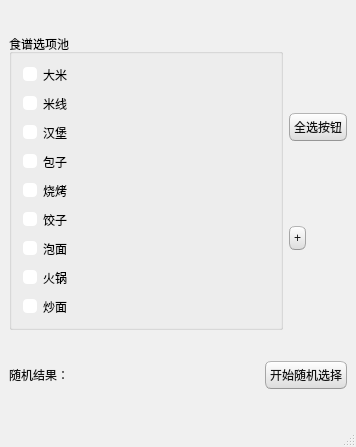
<?xml version="1.0" encoding="UTF-8"?>
<ui version="4.0">
 <class>MainWindow</class>
 <widget class="QMainWindow" name="MainWindow">
  <property name="geometry">
   <rect>
    <x>0</x>
    <y>0</y>
    <width>356</width>
    <height>447</height>
   </rect>
  </property>
  <property name="windowTitle">
   <string>三餐随机小工具</string>
  </property>
  <property name="styleSheet">
   <string notr="true">QMainWindow {
	background-color:#f0f0f0;
}
QCheckBox {
	padding:2px;
}
QCheckBox:hover {
	border:1px solid rgb(255,150,60);
	border-radius:4px;
	padding: 1px;
	background-color:qlineargradient(spread:pad, x1:0.5, y1:1, x2:0.5, y2:0, stop:0 rgba(190, 90, 50, 50), stop:1 rgba(250, 130, 40, 50));
}
QCheckBox::indicator:checked {
	border:1px solid rgb(246, 134, 86);
	border-radius:4px;
  	background-color:rgb(246, 134, 86)
}
QCheckBox::indicator:unchecked {
	border-width:1px solid rgb(246, 134, 86);
	border-radius:4px;
  	background-color:rgb(255,255,255);
}
QColorDialog {
	background-color:#f0f0f0;
}
QComboBox {
	color:rgb(81,72,65);
	background: #ffffff;
}
QComboBox:editable {
	selection-color:rgb(81,72,65);
	selection-background-color: #ffffff;
}
QComboBox QAbstractItemView {
	selection-color: #ffffff;
	selection-background-color: rgb(246, 134, 86);
}
QComboBox:!editable:on, QComboBox::drop-down:editable:on {
	color:  #1e1d23;	
}
QDateTimeEdit, QDateEdit, QDoubleSpinBox, QFontComboBox {
	color:rgb(81,72,65);
	background-color: #ffffff;
}

QDialog {
	background-color:#f0f0f0;
}

QLabel,QLineEdit {
	color:rgb(17,17,17);
}
QLineEdit {
	background-color:rgb(255,255,255);
	selection-background-color:rgb(236,116,64);
}
QMenuBar {
	color:rgb(223,219,210);
	background-color:rgb(65,64,59);
}
QMenuBar::item {
	padding-top:4px;
	padding-left:4px;
	padding-right:4px;
	color:rgb(223,219,210);
	background-color:rgb(65,64,59);
}
QMenuBar::item:selected {
	color:rgb(255,255,255);
	padding-top:2px;
	padding-left:2px;
	padding-right:2px;
	border-top-width:2px;
	border-left-width:2px;
	border-right-width:2px;
	border-top-right-radius:4px;
	border-top-left-radius:4px;
	border-style:solid;
	background-color:rgb(65,64,59);
	border-top-color: rgb(47,47,44);
	border-right-color: qlineargradient(spread:pad, x1:0, y1:1, x2:1, y2:0, stop:0 rgba(90, 87, 78, 255), stop:1 rgba(47,47,44, 255));
	border-left-color:  qlineargradient(spread:pad, x1:1, y1:0, x2:0, y2:0, stop:0 rgba(90, 87, 78, 255), stop:1 rgba(47,47,44, 255));
}
QMenu {
	color:rgb(223,219,210);
	background-color:rgb(65,64,59);
}
QMenu::item {
	color:rgb(223,219,210);
	padding:4px 10px 4px 20px;
}
QMenu::item:selected {
	color:rgb(255,255,255);
	background-color: qlineargradient(spread:pad, x1:0.5, y1:1, x2:0.5, y2:0, stop:0 rgba(225, 108, 54, 255), stop:1 rgba(246, 134, 86, 255));
	border-style:solid;
	border-width:3px;
	padding:4px 7px 4px 17px;
	border-bottom-color:qlineargradient(spread:pad, x1:0.5, y1:1, x2:0.5, y2:0, stop:0 rgba(175,85,48,255), stop:1 rgba(236,114,67, 255));
	border-top-color:qlineargradient(spread:pad, x1:0.5, y1:1, x2:0.5, y2:0, stop:0 rgba(253,156,113,255), stop:1 rgba(205,90,46, 255));
	border-right-color:qlineargradient(spread:pad, x1:0, y1:0.5, x2:1, y2:0.5, stop:0 rgba(253,156,113,255), stop:1 rgba(205,90,46, 255));
	border-left-color:qlineargradient(spread:pad, x1:1, y1:0.5, x2:0, y2:0.5, stop:0 rgba(253,156,113,255), stop:1 rgba(205,90,46, 255));
}
QPlainTextEdit {
	border: 1px solid transparent;
	color:rgb(17,17,17);
	selection-background-color:rgb(236,116,64);
    background-color: #FFFFFF;
}
QProgressBar {
	text-align: center;
	color: rgb(0, 0, 0);
	border: 1px inset rgb(150,150,150); 
	border-radius: 10px;
	background-color:rgb(221,221,219);
}
QProgressBar::chunk:horizontal {
	background-color: qlineargradient(spread:pad, x1:0.5, y1:1, x2:0.5, y2:0, stop:0 rgba(225, 108, 54, 255), stop:1 rgba(246, 134, 86, 255));
	border:1px solid;
	border-radius:8px;
	border-bottom-color:qlineargradient(spread:pad, x1:0.5, y1:1, x2:0.5, y2:0, stop:0 rgba(175,85,48,255), stop:1 rgba(236,114,67, 255));
	border-top-color:qlineargradient(spread:pad, x1:0.5, y1:1, x2:0.5, y2:0, stop:0 rgba(253,156,113,255), stop:1 rgba(205,90,46, 255));
	border-right-color:qlineargradient(spread:pad, x1:0, y1:0.5, x2:1, y2:0.5, stop:0 rgba(253,156,113,255), stop:1 rgba(205,90,46, 255));
	border-left-color:qlineargradient(spread:pad, x1:1, y1:0.5, x2:0, y2:0.5, stop:0 rgba(253,156,113,255), stop:1 rgba(205,90,46, 255));
}
QPushButton{
	color:rgb(17,17,17);
	border-width: 1px;
	border-radius: 6px;
	border-bottom-color: rgb(150,150,150);
	border-right-color: rgb(165,165,165);
	border-left-color: rgb(165,165,165);
	border-top-color: rgb(180,180,180);
	border-style: solid;
	padding: 4px;
	background-color: qlineargradient(spread:pad, x1:0.5, y1:1, x2:0.5, y2:0, stop:0 rgba(220, 220, 220, 255), stop:1 rgba(255, 255, 255, 255));
}
QPushButton:hover{
	color:rgb(17,17,17);
	border-width: 1px;
	border-radius:6px;
	border-top-color: rgb(255,150,60);
	border-right-color: qlineargradient(spread:pad, x1:0, y1:1, x2:1, y2:0, stop:0 rgba(200, 70, 20, 255), stop:1 rgba(255,150,60, 255));
	border-left-color:  qlineargradient(spread:pad, x1:1, y1:0, x2:0, y2:0, stop:0 rgba(200, 70, 20, 255), stop:1 rgba(255,150,60, 255));
	border-bottom-color: rgb(200,70,20);
	border-style: solid;
	padding: 2px;
	background-color: qlineargradient(spread:pad, x1:0.5, y1:1, x2:0.5, y2:0, stop:0 rgba(220, 220, 220, 255), stop:1 rgba(255, 255, 255, 255));
}
QPushButton:default{
	color:rgb(17,17,17);
	border-width: 1px;
	border-radius:6px;
	border-top-color: rgb(255,150,60);
	border-right-color: qlineargradient(spread:pad, x1:0, y1:1, x2:1, y2:0, stop:0 rgba(200, 70, 20, 255), stop:1 rgba(255,150,60, 255));
	border-left-color:  qlineargradient(spread:pad, x1:1, y1:0, x2:0, y2:0, stop:0 rgba(200, 70, 20, 255), stop:1 rgba(255,150,60, 255));
	border-bottom-color: rgb(200,70,20);
	border-style: solid;
	padding: 2px;
	background-color: qlineargradient(spread:pad, x1:0.5, y1:1, x2:0.5, y2:0, stop:0 rgba(220, 220, 220, 255), stop:1 rgba(255, 255, 255, 255));
}
QPushButton:pressed{
	color:rgb(17,17,17);
	border-width: 1px;
	border-radius: 6px;
	border-width: 1px;
	border-top-color: rgba(255,150,60,200);
	border-right-color: qlineargradient(spread:pad, x1:0, y1:1, x2:1, y2:0, stop:0 rgba(200, 70, 20, 255), stop:1 rgba(255,150,60, 200));
	border-left-color:  qlineargradient(spread:pad, x1:1, y1:0, x2:0, y2:0, stop:0 rgba(200, 70, 20, 255), stop:1 rgba(255,150,60, 200));
	border-bottom-color: rgba(200,70,20,200);
	border-style: solid;
	padding: 2px;
	background-color: qlineargradient(spread:pad, x1:0.5, y1:0, x2:0.5, y2:1, stop:0 rgba(220, 220, 220, 255), stop:1 rgba(255, 255, 255, 255));
}
QPushButton:disabled{
	color:rgb(174,167,159);
	border-width: 1px;
	border-radius: 6px;
	background-color: qlineargradient(spread:pad, x1:0.5, y1:1, x2:0.5, y2:0, stop:0 rgba(200, 200, 200, 255), stop:1 rgba(230, 230, 230, 255));
}
QRadioButton {
	padding: 1px;
}
QRadioButton::indicator:checked {
	height: 10px;
	width: 10px;
	border-style:solid;
	border-radius:5px;
	border-width: 1px;
	border-color: rgba(246, 134, 86, 255);
	color: #a9b7c6;
	background-color:rgba(246, 134, 86, 255);
}
QRadioButton::indicator:!checked {
	height: 10px;
	width: 10px;
	border-style:solid;
	border-radius:5px;
	border-width: 1px;
	border-color: rgb(246, 134, 86);
	color: #a9b7c6;
	background-color: transparent;
}
QScrollArea {
	color: white;
	background-color:#f0f0f0;
}
QSlider::groove {
	border-style: solid;
	border-width: 1px;
	border-color: rgb(207,207,207);
}
QSlider::groove:horizontal {
	height: 5px;
	background: rgb(246, 134, 86);
}
QSlider::groove:vertical {
	width: 5px;
	background: rgb(246, 134, 86);
}
QSlider::handle:horizontal {
	background: rgb(253,253,253);
	border-style: solid;
	border-width: 1px;
	border-color: rgb(207,207,207);
	width: 12px;
	margin: -5px 0;
	border-radius: 7px;
}
QSlider::handle:vertical {
	background: rgb(253,253,253);
	border-style: solid;
	border-width: 1px;
	border-color: rgb(207,207,207);
	height: 12px;
	margin: 0 -5px;
	border-radius: 7px;
}
QSlider::add-page:horizontal, QSlider::add-page:vertical {
 	background: white;
}
QSlider::sub-page:horizontal, QSlider::sub-page:vertical {
	background: rgb(246, 134, 86);
}
QStatusBar, QSpinBox {
	color:rgb(81,72,65);
}
QSpinBox {
	background-color: #ffffff;
}
QScrollBar:horizontal {
	max-height: 20px;
	border: 1px transparent;
	margin: 0px 20px 0px 20px;
}
QScrollBar::handle:horizontal {
	background: rgb(253,253,253);
	border: 1px solid rgb(207,207,207);
	border-radius: 7px;
	min-width: 25px;
}
QScrollBar::handle:horizontal:hover {
	background: rgb(253,253,253);
	border: 1px solid rgb(255,150,60);
	border-radius: 7px;
	min-width: 25px;
}
QScrollBar::add-line:horizontal {
  	border: 1px solid rgb(207,207,207);
  	border-top-right-radius: 7px;
  	border-top-left-radius: 7px;
  	border-bottom-right-radius: 7px;
  	background: rgb(255, 255, 255);
  	width: 20px;
  	subcontrol-position: right;
  	subcontrol-origin: margin;
}
QScrollBar::add-line:horizontal:hover {
  	border: 1px solid rgb(255,150,60);
  	border-top-right-radius: 7px;
  	border-top-left-radius: 7px;
  	border-bottom-right-radius: 7px;
  	background: rgb(255, 255, 255);
  	width: 20px;
  	subcontrol-position: right;
  	subcontrol-origin: margin;
}
QScrollBar::add-line:horizontal:pressed {
  	border: 1px solid grey;
  	border-top-left-radius: 7px;
  	border-top-right-radius: 7px;
  	border-bottom-right-radius: 7px;
  	background: rgb(231,231,231);
  	width: 20px;
  	subcontrol-position: right;
  	subcontrol-origin: margin;
}
QScrollBar::sub-line:horizontal {
  	border: 1px solid rgb(207,207,207);
  	border-top-right-radius: 7px;
  	border-top-left-radius: 7px;
  	border-bottom-left-radius: 7px;
  	background: rgb(255, 255, 255);
  	width: 20px;
  	subcontrol-position: left;
  	subcontrol-origin: margin;
}
QScrollBar::sub-line:horizontal:hover {
  	border: 1px solid rgb(255,150,60);
  	border-top-right-radius: 7px;
  	border-top-left-radius: 7px;
  	border-bottom-left-radius: 7px;
  	background: rgb(255, 255, 255);
  	width: 20px;
  	subcontrol-position: left;
  	subcontrol-origin: margin;
}
QScrollBar::sub-line:horizontal:pressed {
  	border: 1px solid grey;
  	border-top-right-radius: 7px;
  	border-top-left-radius: 7px;
  	border-bottom-left-radius: 7px;
  	background: rgb(231,231,231);
  	width: 20px;
  	subcontrol-position: left;
  	subcontrol-origin: margin;
}
QScrollBar::left-arrow:horizontal {
  	border: 1px transparent grey;
  	border-top-left-radius: 3px;
  	border-bottom-left-radius: 3px;
  	width: 6px;
  	height: 6px;
  	background: rgb(230,230,230);
}
QScrollBar::right-arrow:horizontal {
	border: 1px transparent grey;
	border-top-right-radius: 3px;
	border-bottom-right-radius: 3px;
  	width: 6px;
  	height: 6px;
 	background: rgb(230,230,230);
}
QScrollBar::add-page:horizontal, QScrollBar::sub-page:horizontal {
 	background: none;
} 
QScrollBar:vertical {
	max-width: 20px;
	border: 1px transparent grey;
	margin: 20px 0px 20px 0px;
}
QScrollBar::add-line:vertical {
	border: 1px solid;
	border-color: rgb(207,207,207);
	border-bottom-right-radius: 7px;
	border-bottom-left-radius: 7px;
	border-top-left-radius: 7px;
	background: rgb(255, 255, 255);
  	height: 20px;
  	subcontrol-position: bottom;
  	subcontrol-origin: margin;
}
QScrollBar::add-line:vertical:hover {
  	border: 1px solid;
  	border-color: rgb(255,150,60);
  	border-bottom-right-radius: 7px;
  	border-bottom-left-radius: 7px;
  	border-top-left-radius: 7px;
  	background: rgb(255, 255, 255);
  	height: 20px;
  	subcontrol-position: bottom;
  	subcontrol-origin: margin;
}
QScrollBar::add-line:vertical:pressed {
  	border: 1px solid grey;
  	border-bottom-left-radius: 7px;
  	border-bottom-right-radius: 7px;
  	border-top-left-radius: 7px;
  	background: rgb(231,231,231);
  	height: 20px;
  	subcontrol-position: bottom;
  	subcontrol-origin: margin;
}
QScrollBar::sub-line:vertical {
  	border: 1px solid rgb(207,207,207);
  	border-top-right-radius: 7px;
  	border-top-left-radius: 7px;
  	border-bottom-left-radius: 7px;
  	background: rgb(255, 255, 255);
  	height: 20px;
  	subcontrol-position: top;
  	subcontrol-origin: margin;
}
QScrollBar::sub-line:vertical:hover {
  	border: 1px solid rgb(255,150,60);
  	border-top-right-radius: 7px;
  	border-top-left-radius: 7px;
  	border-bottom-left-radius: 7px;
	background: rgb(255, 255, 255);
  	height: 20px;
  	subcontrol-position: top;
  	subcontrol-origin: margin;
}
QScrollBar::sub-line:vertical:pressed {
  	border: 1px solid grey;
  	border-top-left-radius: 7px;
  	border-top-right-radius: 7px;
  	background: rgb(231,231,231);
 	height: 20px;
  	subcontrol-position: top;
  	subcontrol-origin: margin;
}
QScrollBar::handle:vertical {
	background: rgb(253,253,253);
	border: 1px solid rgb(207,207,207);
	border-radius: 7px;
	min-height: 25px;
}
QScrollBar::handle:vertical:hover {
	background: rgb(253,253,253);
	border: 1px solid rgb(255,150,60);
	border-radius: 7px;
	min-height: 25px;
}
QScrollBar::up-arrow:vertical {
	border: 1px transparent grey;
  	border-top-left-radius: 3px;
	border-top-right-radius: 3px;
  	width: 6px;
  	height: 6px;
  	background: rgb(230,230,230);
}
QScrollBar::down-arrow:vertical {
  	border: 1px transparent grey;
  	border-bottom-left-radius: 3px;
  	border-bottom-right-radius: 3px;
  	width: 6px;
  	height: 6px;
  	background: rgb(230,230,230);
}
QScrollBar::add-page:vertical, QScrollBar::sub-page:vertical {
  	background: none;
}
QTabWidget {
	color:rgb(0,0,0);
	background-color:rgb(247,246,246);
}
QTabWidget::pane {
	border-color: rgb(180,180,180);
	background-color:rgb(247,246,246);
	border-style: solid;
	border-width: 1px;
  	border-radius: 6px;
}
QTabBar::tab {
	padding-left:4px;
	padding-right:4px;
	padding-bottom:2px;
	padding-top:2px;
	color:rgb(81,72,65);
  	background-color: qlineargradient(spread:pad, x1:0.5, y1:1, x2:0.5, y2:0, stop:0 rgba(221,218,217,255), stop:1 rgba(240,239,238,255));
	border-style: solid;
	border-width: 1px;
  	border-top-right-radius:4px;
	border-top-left-radius:4px;
	border-top-color: rgb(180,180,180);
	border-left-color: rgb(180,180,180);
	border-right-color: rgb(180,180,180);
	border-bottom-color: transparent;
}
QTabBar::tab:selected, QTabBar::tab:last:selected, QTabBar::tab:hover {
  	background-color:rgb(247,246,246);
  	margin-left: 0px;
  	margin-right: 1px;
}
QTabBar::tab:!selected {
	margin-top: 1px;
	margin-right: 1px;
}
QTextEdit {
	border-width: 1px;
	border-style: solid;
	border-color:transparent;
	color:rgb(17,17,17);
	selection-background-color:rgb(236,116,64);
}
QTimeEdit, QToolBox, QToolBox::tab, QToolBox::tab:selected {
	color:rgb(81,72,65);
	background-color: #ffffff;
}</string>
  </property>
  <widget class="QWidget" name="centralwidget">
   <layout class="QVBoxLayout" name="verticalLayout_2" stretch="6,1">
    <item>
     <layout class="QHBoxLayout" name="horizontalLayout_2" stretch="3,1">
      <item>
       <widget class="QGroupBox" name="groupBox">
        <property name="title">
         <string>食谱选项池</string>
        </property>
        <layout class="QVBoxLayout" name="verticalLayout_3">
         <item>
          <widget class="QCheckBox" name="checkBox_5">
           <property name="text">
            <string>大米</string>
           </property>
          </widget>
         </item>
         <item>
          <widget class="QCheckBox" name="checkBox_4">
           <property name="text">
            <string>米线</string>
           </property>
          </widget>
         </item>
         <item>
          <widget class="QCheckBox" name="checkBox_9">
           <property name="text">
            <string>汉堡</string>
           </property>
          </widget>
         </item>
         <item>
          <widget class="QCheckBox" name="checkBox_3">
           <property name="text">
            <string>包子</string>
           </property>
          </widget>
         </item>
         <item>
          <widget class="QCheckBox" name="checkBox_8">
           <property name="text">
            <string>烧烤</string>
           </property>
          </widget>
         </item>
         <item>
          <widget class="QCheckBox" name="checkBox_2">
           <property name="text">
            <string>饺子</string>
           </property>
          </widget>
         </item>
         <item>
          <widget class="QCheckBox" name="checkBox_7">
           <property name="text">
            <string>泡面</string>
           </property>
          </widget>
         </item>
         <item>
          <widget class="QCheckBox" name="checkBox">
           <property name="text">
            <string>火锅</string>
           </property>
          </widget>
         </item>
         <item>
          <widget class="QCheckBox" name="checkBox_6">
           <property name="text">
            <string>炒面</string>
           </property>
          </widget>
         </item>
        </layout>
       </widget>
      </item>
      <item>
       <layout class="QVBoxLayout" name="verticalLayout">
        <item>
         <widget class="QPushButton" name="pushButton_all_select">
          <property name="sizePolicy">
           <sizepolicy hsizetype="Fixed" vsizetype="Fixed">
            <horstretch>0</horstretch>
            <verstretch>0</verstretch>
           </sizepolicy>
          </property>
          <property name="text">
           <string>全选按钮</string>
          </property>
         </widget>
        </item>
        <item>
         <widget class="QPushButton" name="pushButton_add">
          <property name="sizePolicy">
           <sizepolicy hsizetype="Fixed" vsizetype="Fixed">
            <horstretch>0</horstretch>
            <verstretch>0</verstretch>
           </sizepolicy>
          </property>
          <property name="text">
           <string>+</string>
          </property>
         </widget>
        </item>
       </layout>
      </item>
     </layout>
    </item>
    <item>
     <layout class="QHBoxLayout" name="horizontalLayout">
      <item>
       <widget class="QLabel" name="label_2">
        <property name="sizePolicy">
         <sizepolicy hsizetype="Fixed" vsizetype="Preferred">
          <horstretch>0</horstretch>
          <verstretch>0</verstretch>
         </sizepolicy>
        </property>
        <property name="text">
         <string>随机结果：</string>
        </property>
       </widget>
      </item>
      <item>
       <widget class="QLabel" name="label_result">
        <property name="styleSheet">
         <string notr="true"/>
        </property>
        <property name="text">
         <string/>
        </property>
       </widget>
      </item>
      <item>
       <widget class="QPushButton" name="pushButton_run">
        <property name="sizePolicy">
         <sizepolicy hsizetype="Fixed" vsizetype="Fixed">
          <horstretch>0</horstretch>
          <verstretch>0</verstretch>
         </sizepolicy>
        </property>
        <property name="text">
         <string>开始随机选择</string>
        </property>
       </widget>
      </item>
     </layout>
    </item>
   </layout>
  </widget>
  <widget class="QStatusBar" name="statusbar"/>
 </widget>
 <resources/>
 <connections/>
</ui>
